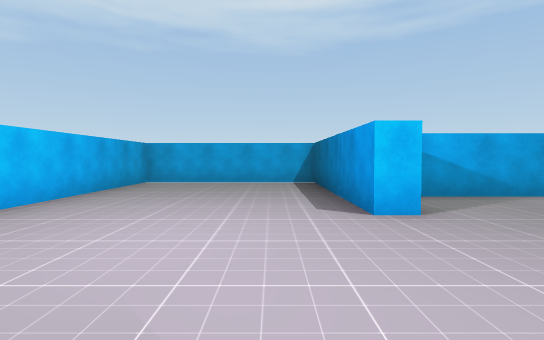
[1] (above)

16 first-person views from a walk through a Unity game level. The camera is 1.2 m above the floor, tilts 2° down and sees 80° across. The floor is counted in squares, 2 m on a side. Each view is taken from the middle of a square. On the plan, view 1 faces up. The plan holds only what a view shows up to about 10 squares ahead; the rest is blank. Some animated figures are left out. Some surface patterns are stand-ins.

[2]
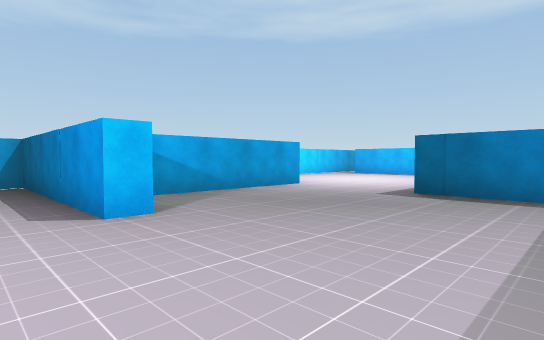

[3]
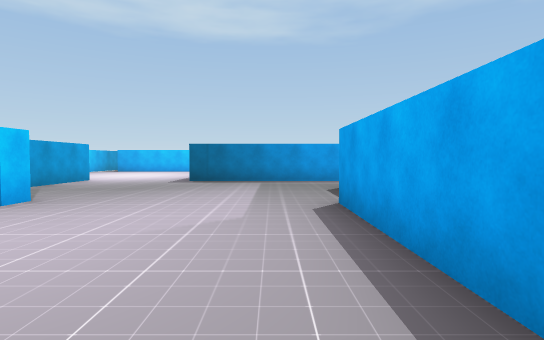

[4]
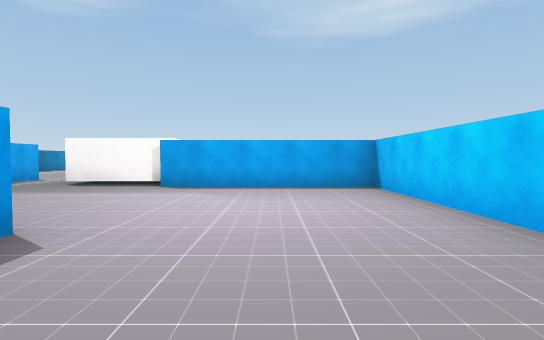

[5]
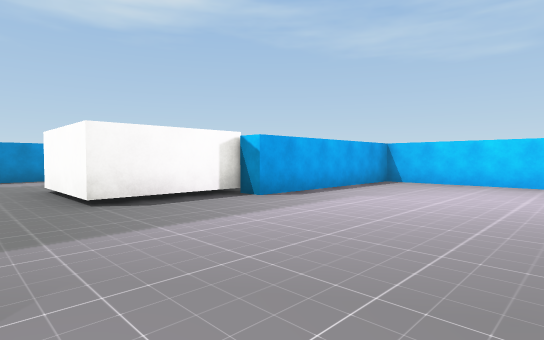

[6]
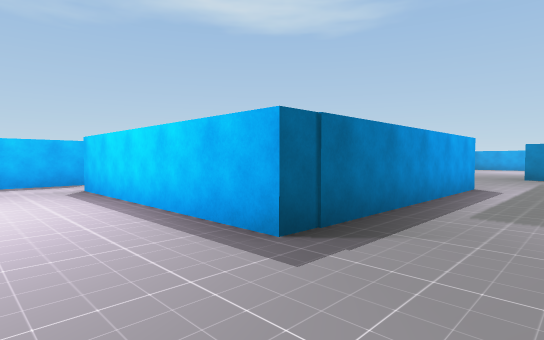

[7]
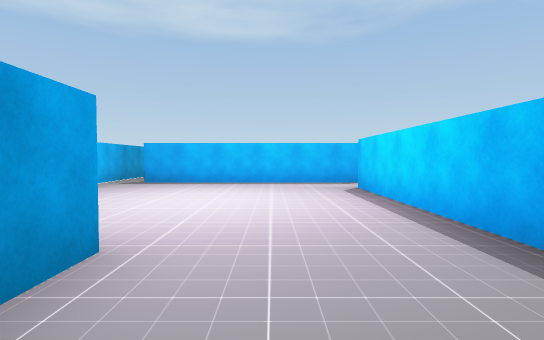

[8]
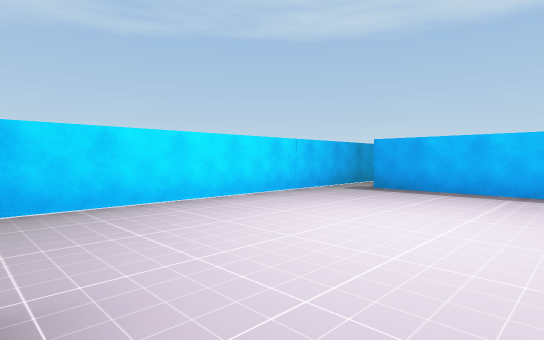

[9]
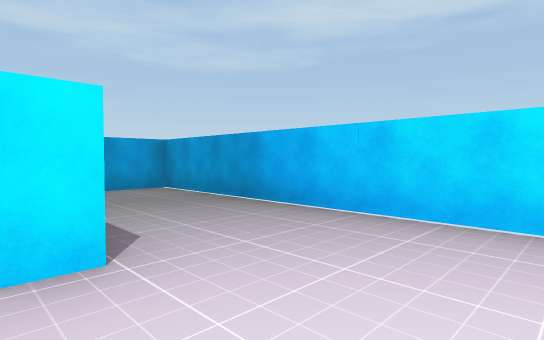

[10]
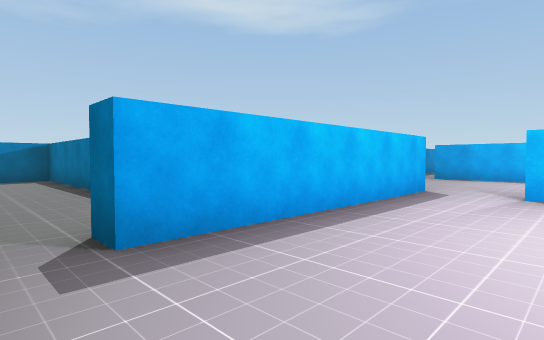

[11]
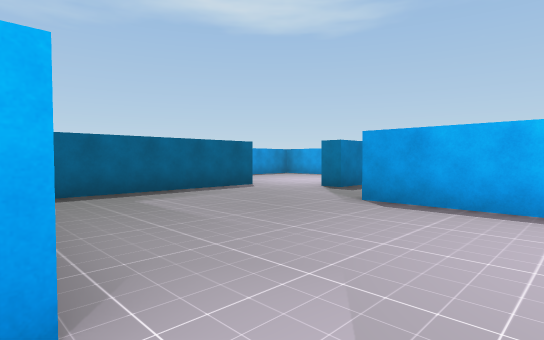

[12]
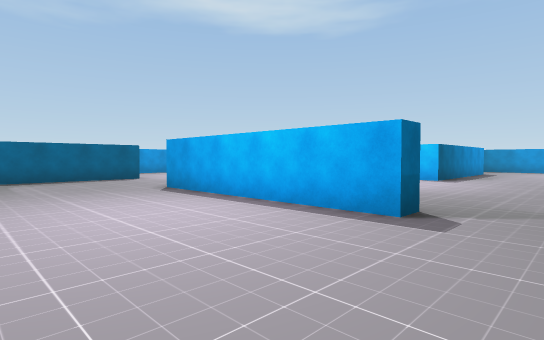

[13]
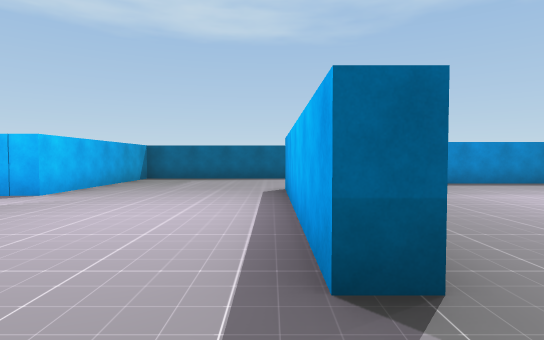

[14]
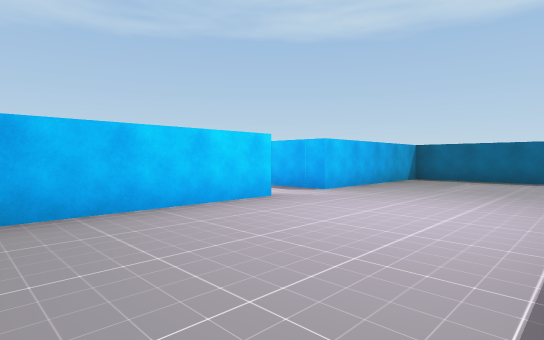

[15]
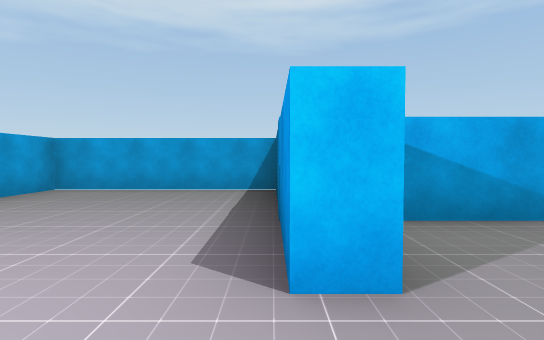

[16]
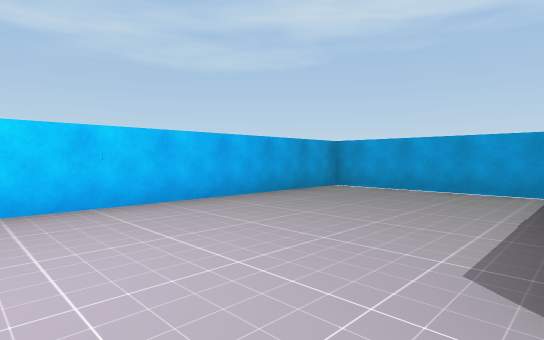

### Floor plan
Ten units are one square. View 1 is at (0, 0); x grows to the right and y downward. Boxes are objects, and circles mark ways between rooms. Rooms are numbered by the first view taken in them; rooms with no view inside come last. Other rooms are left out.
<svg viewBox="-37 -88 209 138">
<path fill="none" stroke="#000" d="M16 -34 11 -34 11 -83 -32 -83 -32 9 14 9 14 15 38 15 38 40M61 -51 22 -51M57 34 57 -22M61 -56 61 -51M57 -22 108 -22M126 -83 16 -83 16 -70M122 -17 122 -72 128 -72M108 -17 72 -17M84 23 135 23M148 39 154 39M167 31 167 -17 122 -17"/>
<circle cx="60" cy="-35" r="3" fill="#2a7"/>
<circle cx="110" cy="-20" r="3" fill="#2a7"/>
<text x="10" y="-30">1</text>
<text x="70" y="-60">2</text>
<text x="120" y="10">3</text>
</svg>
Room 1 opens to room 2. Room 2 opens to room 3.

Where each view was taken, in squares from view 1:
view 1: 0 up, 0 right, facing up
view 2: 0 up, 0 right, facing up-right
view 3: 0 up, 3 left, facing right
view 4: 6 up, 1 left, facing down
view 5: 3 up, 5 right, facing down-left
view 6: 4 up, 4 right, facing down-right
view 7: 4 up, 4 right, facing right
view 8: 4 up, 6 right, facing up-right
view 9: 5 up, 8 right, facing up-left
view 10: 8 up, 10 right, facing down-right
view 11: 2 up, 11 right, facing down-right
view 12: 1 up, 7 right, facing down-right
view 13: 2 down, 7 right, facing right
view 14: 2 down, 7 right, facing up-right
view 15: 2 up, 1 right, facing up
view 16: 2 up, 1 right, facing up-left
